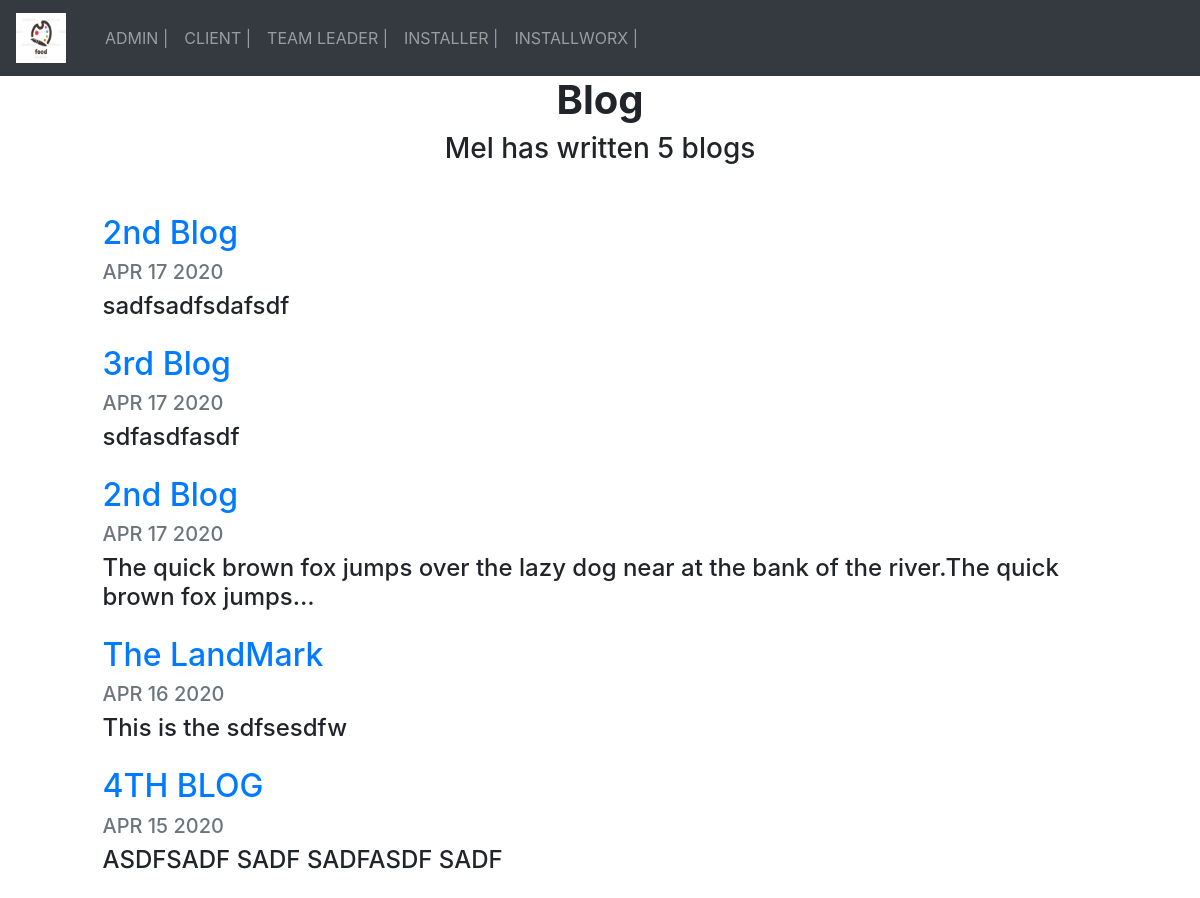
Screenshot of /blog/ with the database file from the repository.
### blog/models.py (models this page shows, shortened)
class Blog(models.Model):
    title = models.CharField(max_length=200)
    description = models.TextField()
    date = models.DateField()

### blog/views.py (the view)
# urls.py: path('', views.all_blogs, name='all_blogs'),
def all_blogs(request):
    blogs = Blog.objects.order_by('-date')
    return render(request, 'blog/all_blogs.html', {'blogs': blogs})

### blog/templates/blog/all_blogs.html
{% extends "portfolio/base.html" %}
{% load static %}
{% block content %}
<h1 id="blogtitle" class="font-weight-bold text-center">Blog</h1>
<h3 class="text-center mb-5">Mel has written {{ blogs.count }} blog{{ blogs.count|pluralize }}</h3>
{% for blog in blogs %}
<div class="row justify-content-center my-3">
  <div class="col-md-10">
    <a href="{% url 'blog:detail' blog.id %}">
      <h2>{{ blog.title }}</h2>
    </a>
    <h5 class="text-muted">{{ blog.date|date:'M d Y'|upper }}</h5>
    <h4>{{ blog.description|striptags|truncatechars:100 }}</h4>
  </div>
</div>
{% endfor %}
{% endblock %}

### portfolio/templates/portfolio/base.html (shortened to what this page needs)
<!doctype html>
{% load static %}
<html lang="en">
<head>
  <link rel="stylesheet" href="https://stackpath.bootstrapcdn.com/bootstrap/4.4.1/css/bootstrap.min.css">
</head>
<body>
<div class="navbar navbar-expand-sm bg-dark navbar-dark text-white">
   <a class="navbar-brand" href="{% url 'home' %}">
     <img src="{% static 'portfolio/myLogo.png' %}" width="50" height="50" class="d-inline-block align-top" alt="My Logo"></a>
   <div class="container">
   <div class="collapse navbar-collapse" id="collapsibleNavbar">
  <ul class="navbar-nav justify-content-end">
    <li class="nav-item">
      <a class="nav-link" href="{% url 'admin' %}">ADMIN  |</a>
    </li>
    <li class="nav-item">
      <a class="nav-link" href="#">CLIENT  |</a>
    </li>
    <li class="nav-item">
      <a class="nav-link" href="#">TEAM LEADER  |</a>
    </li>
    <li class="nav-item">
      <a class="nav-link" href="#">INSTALLER  |</a>
    </li>
    <li class="nav-item text-white ">
            <a class="nav-link" href="https://www.installworx.co.nz"  target="_blank">INSTALLWORX  | </a>
    </li>
     </ul>
   </div>
  </div>
</div>
    {% block content %}{% endblock %}
</body>
</html>

### rows the page displays
Blog: title "2nd Blog", date "APR 17 2020", description "sadfsadfsdafsdf"
Blog: title "3rd Blog", date "APR 17 2020", description "sdfasdfasdf"
Blog: title "2nd Blog", date "APR 17 2020", description "The quick brown fox jumps over the lazy dog near at the bank of the river.The quick brown fox jumps…"
Blog: title "The LandMark", date "APR 16 2020", description "This is the sdfsesdfw"
Blog: title "4TH BLOG", date "APR 15 2020", description "ASDFSADF SADF SADFASDF SADF"

### other values shown
{{ blogs.count }} "5"
